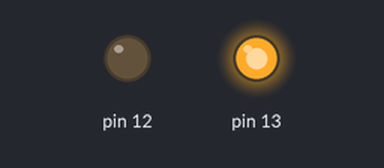
Recording of a sketch running on a simulated Arduino Uno, built with avr-gcc and run on an emulated ATmega328P. On the bench: output pins drawn as LEDs (lit = HIGH).

Above: at 0.5 s.
At 13.0 s:
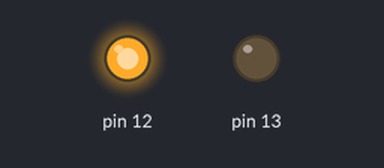
Timing chart, 0 to 14.3 s (numbered marks = the images above):
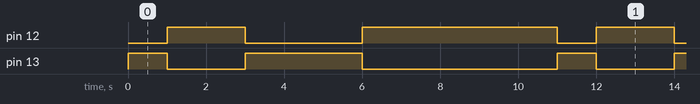

The sketch:

blink_modificado.ino
```cpp
// the setup function runs once when you press reset or power the board
void setup() {
  // initialize digital pin 13 as an output.
  pinMode(13, OUTPUT);
  pinMode(12, OUTPUT);
}

// the loop function runs over and over again forever
void loop() {
  digitalWrite(13, HIGH);
  digitalWrite(12,LOW);
  delay(1000);
  digitalWrite(13, LOW);
  digitalWrite(12,HIGH);
  delay(2000);
  digitalWrite(13,HIGH);
  digitalWrite(12,LOW);
  delay(3000);
  digitalWrite(13,LOW);
  digitalWrite(12,HIGH);
  delay(5000);
}
```

Measured:
- by itself, pin 12: repeats every 11.0 s: LOW 3.0 s, HIGH 5.0 s, LOW 1.0 s, HIGH 2.0 s
- by itself, pin 13: repeats every 11.0 s: LOW 2.0 s, HIGH 3.0 s, LOW 5.0 s, HIGH 1.0 s
- by itself, everything shown: repeats every 11.0 s, in 4 steps
